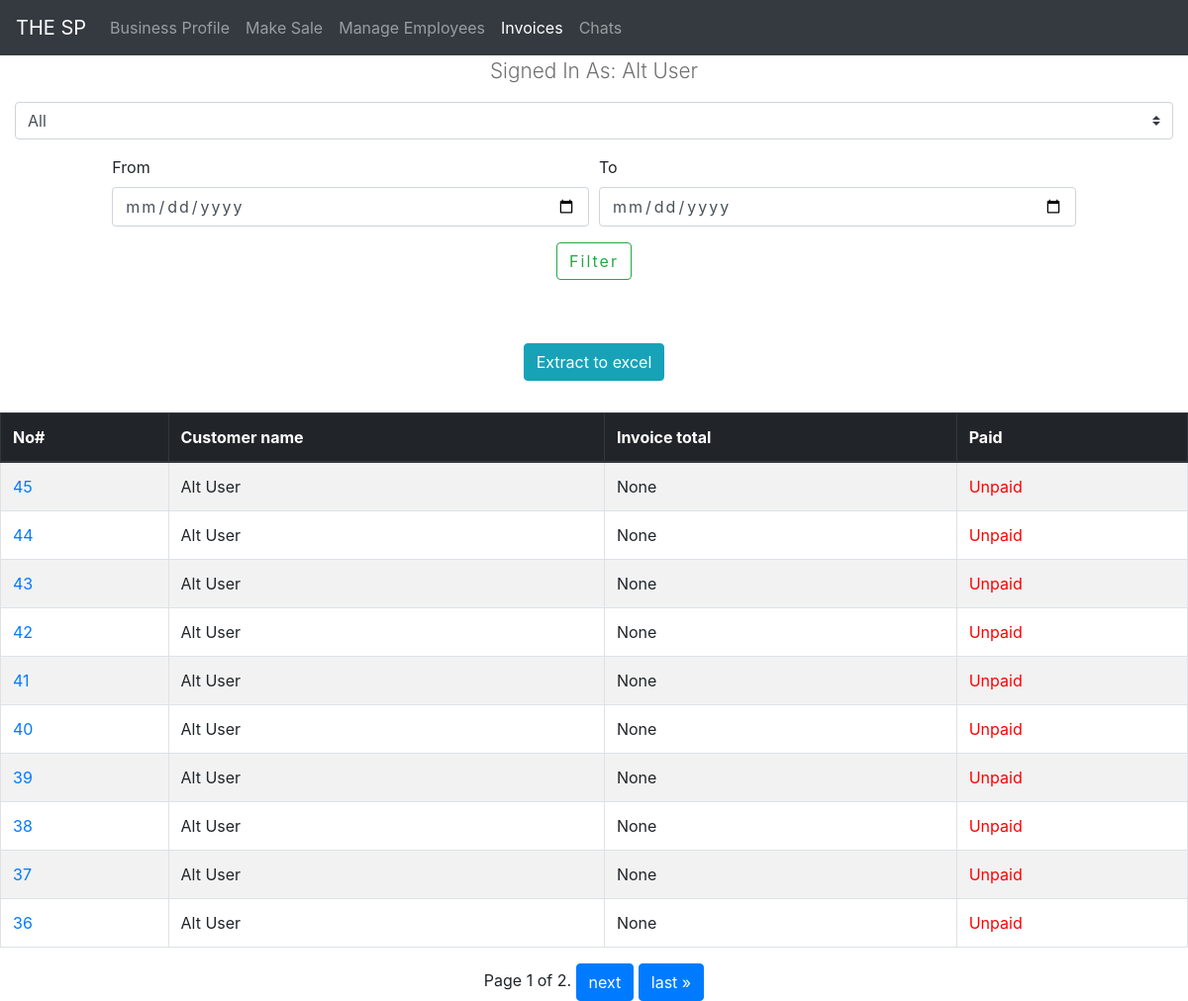
/business/the business/index_invoices/ (signed in), run on the app's committed database.
### user/models.py (models this page shows, shortened)
class User(AbstractUser):
    first_name = models.CharField(max_length=50, null=True)
    last_name = models.CharField(max_length=50, null=True)
    other_names = models.CharField(max_length=50, null=True, blank=True, default=" ")
    email = models.EmailField(unique=True)
    country_code = models.CharField(max_length=30,default="233",blank=True)
    phone_number = models.CharField(max_length=30, unique=True)
    profile_picture = models.ImageField(null=True,upload_to=profile_image_upload_dir)

### invoice/models.py (models this page shows, shortened)
class Invoice(models.Model):
    business = models.ForeignKey(Business, on_delete=models.SET_NULL, null=True, related_name="sale_invoices")
    business_name = models.CharField(max_length=30, blank=True)
    sales_agent = models.ForeignKey(Employee, on_delete = models.SET_NULL, null=True, related_name="created_invoices")
    sales_agent_name = models.CharField(max_length=30, blank=True)
    customer = models.ForeignKey(User, on_delete=models.SET_NULL, null=True, blank=True, related_name="purchase_invoices")
    customer_name = models.CharField(max_length=30, blank=True)
    customer_contact =  models.CharField(max_length=30, blank=True, null=True)
    total_cost = models.DecimalField(decimal_places=2,max_digits=12, blank=True, null=True)
    invoice_discount = models.DecimalField(decimal_places=2,max_digits=12, default=0)
    employee_created = models.BooleanField(default=False)
    paid = models.BooleanField(default=False)
    timestamp = models.DateTimeField(auto_now_add=True)
    class Meta:
        ordering = ['-timestamp','paid']
    def get_absolute_url(self):
        return reverse("invoice:manage_invoice",kwargs={
            "business_name":self.business.name,
            "invoice_id":self.id
        })

### invoice/views.py (the view, shortened to what this page needs)
# urls.py: path("business/<str:business_name>/index_invoices/", views.index_invoices, name="invoices_index"),
@login_required(login_url = 'user:login')
def index_invoices(request,business_name,my_page=False):
    business_name = business_name.lower()
    try:
        business = Business.objects.get(name = business_name)
    except Business.DoesNotExist:
        raise Http404
    is_employee,permissions = get_user_permissions(request.user,business)
    if not is_employee:
        raise Http404
    if not "creator_access" in permissions and not "manage accounts" in permissions:
        raise Http404
    category = "all"
    date_from=""
    date_to=date.today()
    try:
        category = request.GET["category"].lower()
    except Exception as e:
        print("error",e)
    try:
        print(request.GET["date-from"])
        date_from = request.GET["date-from"]
    except Exception as e:
        print("error",e)
    try:
        date_to = request.GET["date-to"]
    except Exception as e:
        print("error",e)
    if category == "all":
        if date_from:
            invoices = Invoice.objects.filter(business = business, timestamp__date__range=(date_from, date_to))
        else:
            invoices = Invoice.objects.filter(business = business, timestamp__date__lte = date_to)
    elif  category == "paid":
        if date_from:
            invoices = Invoice.objects.filter(business = business, paid = True, timestamp__date__range=(date_from, date_to))
        else:
            invoices = Invoice.objects.filter(business = business, paid = True, timestamp__date__lte = date_to)
    elif  category == "unpaid":
        if date_from:
            invoices = Invoice.objects.filter(business = business, paid = False, timestamp__date__range=(date_from, date_to))
        else:
            invoices = Invoice.objects.filter(business = business, paid = False, timestamp__date__lte = date_to)
    extract = False
    try:
        print(request.GET["extract_csv"] )
        if int(request.GET["extract_csv"]) == 1:
            extract = True
    except:
        pass
    paginator = Paginator(invoices, 10) # Show 10 items per page.
    page_number = request.GET.get('page')
    page_obj = paginator.get_page(page_number)
    context ={
        "page":"invoices",
        'page_obj': page_obj,
        "business":business,
        "category": category,
        "permissions":permissions,
        "date_to": date_to,
        "date_from": date_from
    }
    return render(request, 'invoice/index_invoices.html',context)

### business/views.py (called while the page is built)
def get_user_permissions(user,business):
    is_employee = False
    permissions = []
    if business.creator == user:
        permissions.append("creator_access")
        is_employee = True
    else:
        try:
            employee = Employee.objects.get(business = business, employee = user)
            is_employee = True
            employee_position = employee.position
            employee_permissions = BusinessPermissions.objects.filter(position=employee_position)
            permissions = [employee.allowed for employee in employee_permissions]
        except Exception as e:
            print(e)
    return (is_employee, permissions)

### invoice/templates/invoice/index_invoices.html (shortened to what this page needs)
{% extends 'theSP/layout.html' %}
{% block body %}
    {% include 'business/layout.html' %}
    <div class="container-fluid">
        <form action="{% url 'invoice:invoices_index' business_name=business.name %}" method="GET">
            <div>
                <div class="container-center-row">
                    <select name="category" class="custom-select custom-select-md mb-3">
                        <option {% if category == "all" %} selected {% endif %}>All</option>
                    </select>
                </div>
            </div>
            <div class="form-row container-center-row">
                <div class="form-group col-md-5">
                    <label for="date-from">From</label>
                    <input class="form-control" type="date" name="date-from" id="date-from" value={{date_from}}>
                </div>
                <div class="form-group col-md-5">
                    <label for="date-to">To</label>
                    <input class="form-control" type="date" name="date-to" id="date-to" value={{date_to}}>
                </div>
            </div>
            <div class="container-center-row form-group">
                <input class="btn btn-outline-success"  type="submit" value="Filter">
            </div>
        </form>
    </div>
    <div class="container-center-row lone-btn">
        <button class="btn btn-info" id="extract_data_csv">Extract to excel</button>
    </div>
    <div>
        <table class="table table-bordered table-striped">
            <thead class="thead-dark">
                <tr>
                    <th scope="col">No#</th>
                    <th scope="col">Customer name</th>
                    <th scope="col" style="overflow: hidden;">Invoice total</th>
                    <th scope="col">Paid</th>
                </tr>
            </thead>
            <tbody>
                {% for invoice in  page_obj %}
                    <tr>
                        <td><a href="{{invoice.get_absolute_url}}"> {{invoice.id}} </a></td>
                        <td>{{invoice.customer_name}}</td>
                        <td >{{invoice.total_cost}}</td>
                        {% if invoice.paid %}
                            <td style="color: green;">Paid</td>
                        {% else %}
                            <td style="color: red;">Unpaid</td>
                        {% endif %}
                    </tr>
                {% endfor %}
            </tbody>
        </table>
        <div class="container-center-column pagination">
            <span class="step-links">
                <span class="current">
                    Page {{ page_obj.number }} of {{ page_obj.paginator.num_pages }}.
                </span>
                {% if page_obj.has_next %}
                    <a class="btn btn-primary" href="?page={{ page_obj.next_page_number }}">next</a>
                    <a class="btn btn-primary" href="?page={{ page_obj.paginator.num_pages }}">last &raquo;</a>
                {% endif %}
            </span>
        </div>
    </div>
{% endblock body %}

### theSP/templates/theSP/layout.html (shortened to what this page needs)
{% load static %}
<!DOCTYPE html>
<html lang="en">
    <head>
        <link rel="stylesheet" href="https://cdnjs.cloudflare.com/ajax/libs/font-awesome/4.7.0/css/font-awesome.min.css">
        <link rel="stylesheet" href="{% static 'dependencies/css/bootstrap.min.css' %}">
        <link rel="stylesheet" href="{% static 'css/style1.css' %}">
    </head>
    <body>
        {% block body %}
        {% endblock body %}
    </body>
</html>

### business/templates/business/layout.html (shortened to what this page needs)
<nav class="navbar navbar-expand-lg navbar-dark bg-dark" style="z-index: 100;">
    <a class="navbar-brand" href="{% url 'inventory:index' %}">THE SP</a>
    <div class="collapse navbar-collapse" id="navbarLayout">
        <ul class="navbar-nav mr-auto">
            {% if not request.user.is_authenticated %}
                <li class="nav-item">
                    <a class="nav-link" href="{% url 'user:login' %}">Login</a>
                </li>
            {% else %}
                <li {% if page == "profile" %} class="nav-iten active" {% else %} class="nav-item" {% endif %}>
                    <a class="nav-link" href="{% url 'business:business_admin' business_name=business.name  page='profile' %}">
                        Business Profile
                    </a>
                </li>
                {% if "make sales" in permissions or "creator_access" in permissions %}
                    <li {% if page == "sales" %} class="nav-iten active" {% else %} class="nav-item" {% endif %}>
                        <a class="nav-link"  href="{% url 'invoice:create' business_name=business.name %}">
                            Make Sale
                        </a>
                    </li>
                {% endif %}
                {% if "manage employees" in permissions or "creator_access" in permissions %}
                <li {% if page == "employee_management" %} class="nav-iten active" {% else %} class="nav-item" {% endif %}>
                    <a class="nav-link"  href="{% url 'business:business_admin' business_name=business.name page='employee_management' %}">
                        Manage Employees
                    </a>
                </li>
                {% endif %}
                {% if "manage accounts" in permissions or "creator_access" in permissions %}
                <li {% if page == "invoices" %} class="nav-iten active" {% else %} class="nav-item" {% endif %}>
                    <a class="nav-link" href="{% url 'invoice:invoices_index' business_name=business.name %}">
                        Invoices
                    </a>
                </li>
                {% endif %}
                <li {% if page == "chat" %} class="nav-iten active" {% else %} class="nav-item" {% endif %}>
                    <a class="nav-link" href="{% url 'chat:admin_chat' business_name=business.name %}">
                        Chats
                    </a>
                </li>
            {% endif %}
        </ul>
    </div>
</nav>
{% if not page == "profile" %}
    <div class="container-center-row name_tag">
        <p>Signed In As: {{request.user.first_name}} {{request.user.last_name}} </p>
    </div>
{% endif %}

### static/css/style1.css (style rules this page uses)
* { margin: 0; padding: 0; -webkit-box-sizing: border-box; box-sizing: border-box; }
p { color: #707070; font-size: 1.3rem; font-weight: 300; }
a, .btn-link { text-decoration: none; }
input { letter-spacing: 2px; }
button { font-weight: 600; }
.container-center-column { display: -webkit-box; display: -ms-flexbox; display: flex; -webkit-box-orient: vertical; -webkit-box-direction: normal; -ms-flex-direction: column; flex-direction: column; -webkit-box-pack: center; -ms-flex-pack: center; justify-content: center; -webkit-box-align: center; -ms-flex-align: center; align-items: center; }
.container-center-row { display: -webkit-box; display: -ms-flexbox; display: flex; -webkit-box-orient: horizontal; -webkit-box-direction: normal; -ms-flex-direction: row; flex-direction: row; -webkit-box-pack: center; -ms-flex-pack: center; justify-content: center; -webkit-box-align: center; -ms-flex-align: center; align-items: center; }
form { margin-bottom: 2em; }
.lone-btn { margin-top: 2em; margin-bottom: 2em; }

### data on the page
User: user.first_name "Alt", user.last_name "User"
Invoice: id "45", customer_name "Alt User", total_cost "None", paid "Unpaid"
Invoice: id "44", customer_name "Alt User", total_cost "None", paid "Unpaid"
Invoice: id "43", customer_name "Alt User", total_cost "None", paid "Unpaid"
Invoice: id "42", customer_name "Alt User", total_cost "None", paid "Unpaid"
Invoice: id "41", customer_name "Alt User", total_cost "None", paid "Unpaid"
Invoice: id "40", customer_name "Alt User", total_cost "None", paid "Unpaid"
Invoice: id "39", customer_name "Alt User", total_cost "None", paid "Unpaid"
Invoice: id "38", customer_name "Alt User", total_cost "None", paid "Unpaid"
Invoice: id "37", customer_name "Alt User", total_cost "None", paid "Unpaid"
Invoice: id "36", customer_name "Alt User", total_cost "None", paid "Unpaid"

### other printed values
{{ page_obj.number }} "1"
{{ page_obj.paginator.num_pages }} "2"
